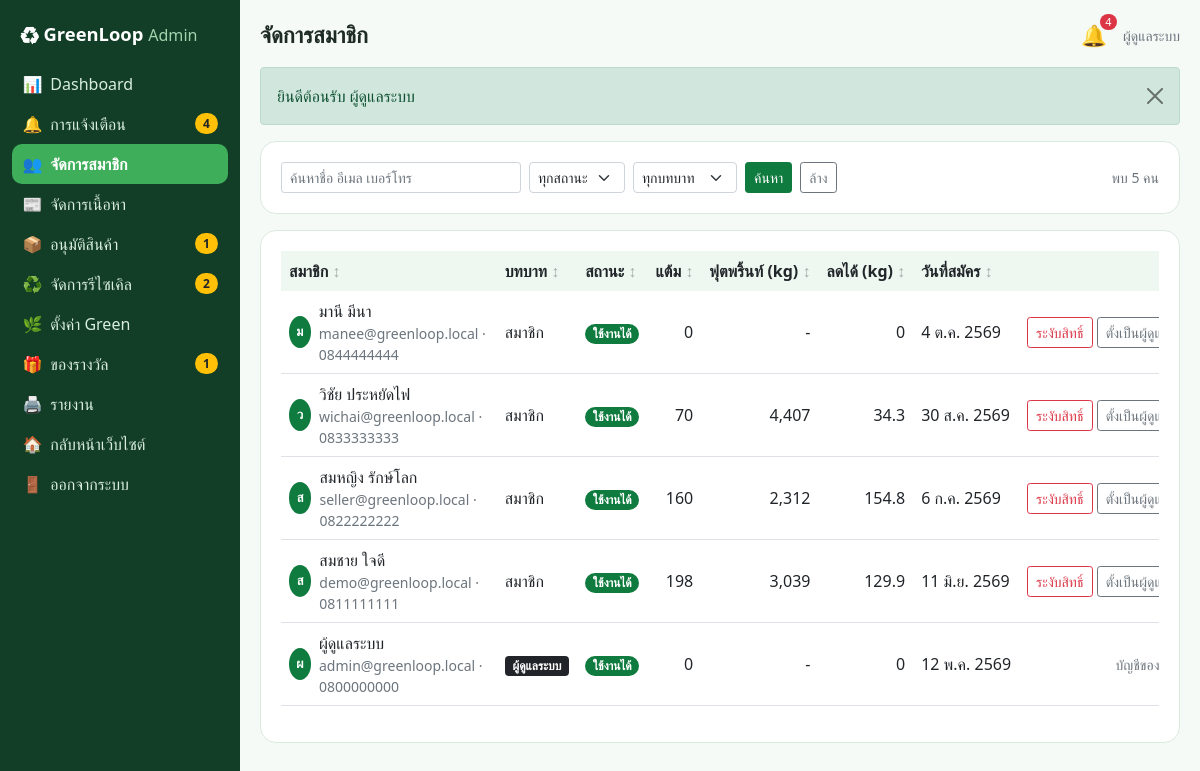
The page /admin/users.php (signed in) on the database its author committed.
### tables this page shows
CREATE TABLE users (
    id INT UNSIGNED AUTO_INCREMENT PRIMARY KEY,
    name VARCHAR(100) NOT NULL,
    email VARCHAR(120) NOT NULL,
    phone VARCHAR(10) NOT NULL DEFAULT '',
    address VARCHAR(255) NOT NULL DEFAULT '',
    avatar VARCHAR(150) NULL,
    password_hash VARCHAR(255) NOT NULL,
    secret_question VARCHAR(150) NOT NULL,
    secret_answer_hash VARCHAR(255) NOT NULL,
    role ENUM('user','admin') NOT NULL DEFAULT 'user',
    status ENUM('active','suspended') NOT NULL DEFAULT 'active',
    green_points INT UNSIGNED NOT NULL DEFAULT 0,
    created_at DATETIME NOT NULL DEFAULT CURRENT_TIMESTAMP,
    UNIQUE KEY uq_users_email (email)
);

### admin/users.php (the view, shortened to what this page needs)
<?php
require __DIR__ . '/../includes/init.php';
$admin = require_admin();
$where = ['1 = 1'];
$args = [];
$users = rows('SELECT u.*, (SELECT COALESCE(SUM(co2_saved_kg), 0) FROM green_activities a WHERE a.user_id = u.id) AS co2,
    (SELECT total_kg FROM carbon_footprints f WHERE f.user_id = u.id ORDER BY year DESC LIMIT 1) AS footprint
    FROM users u WHERE ' . implode(' AND ', $where) . ' ORDER BY u.id DESC', $args);
$title = 'จัดการสมาชิก';
require __DIR__ . '/../includes/admin_header.php';
?>
<form class="panel mb-3" method="get">
  <div class="d-flex gap-2 flex-wrap">
    <input type="search" name="q" class="form-control form-control-sm" style="width:240px" value="<?= e(get('q')) ?>" placeholder="ค้นหาชื่อ อีเมล เบอร์โทร" aria-label="ค้นหาสมาชิก">
    <select name="status" class="form-select form-select-sm" style="width:auto" aria-label="สถานะ"><option value="">ทุกสถานะ</option>
      <option value="active" <?= get('status') === 'active' ? 'selected' : '' ?>>ใช้งานได้</option><option value="suspended" <?= get('status') === 'suspended' ? 'selected' : '' ?>>ระงับสิทธิ์</option></select>
    <select name="role" class="form-select form-select-sm" style="width:auto" aria-label="บทบาท"><option value="">ทุกบทบาท</option>
      <option value="user" <?= get('role') === 'user' ? 'selected' : '' ?>>สมาชิก</option><option value="admin" <?= get('role') === 'admin' ? 'selected' : '' ?>>ผู้ดูแลระบบ</option></select>
    <button class="btn btn-success btn-sm">ค้นหา</button><a class="btn btn-outline-secondary btn-sm" href="<?= e(url('admin/users.php')) ?>">ล้าง</a>
    <span class="small text-muted ms-auto align-self-center">พบ <?= count($users) ?> คน</span>
  </div>
</form>
<div class="panel">
  <div class="table-responsive"><table class="table">
    <thead><tr><th data-sort>สมาชิก</th><th data-sort>บทบาท</th><th data-sort>สถานะ</th><th data-sort="num" class="text-end">แต้ม</th><th data-sort="num" class="text-end">ฟุตพริ้นท์ (kg)</th><th data-sort="num" class="text-end">ลดได้ (kg)</th><th data-sort>วันที่สมัคร</th><th></th></tr></thead>
    <tbody><?php foreach ($users as $t): ?>
      <tr><td><div class="d-flex align-items-center gap-2"><?= avatar_html($t, 32) ?><div><?= e($t['name']) ?><div class="small text-muted"><?= e($t['email']) ?> · <?= e($t['phone']) ?></div></div></div></td>
        <td><?= $t['role'] === 'admin' ? '<span class="badge bg-dark">ผู้ดูแลระบบ</span>' : 'สมาชิก' ?></td><td><?= badge($t['status']) ?></td>
        <td class="text-end"><?= number_format($t['green_points']) ?></td><td class="text-end"><?= $t['footprint'] !== null ? num($t['footprint'], 0) : '-' ?></td><td class="text-end"><?= num($t['co2'], 1) ?></td>
        <td data-value="<?= e($t['created_at']) ?>" class="text-nowrap"><?= thai_date($t['created_at'], false) ?></td>
        <td class="text-end text-nowrap"><?php if ((int) $t['id'] !== (int) $admin['id']): ?>
          <form method="post" class="d-inline" data-confirm="<?= $t['status'] === 'active' ? 'ระงับสิทธิ์สมาชิกคนนี้? สมาชิกจะเข้าสู่ระบบไม่ได้' : 'ยกเลิกการระงับสิทธิ์สมาชิกคนนี้?' ?>">
            <button class="btn btn-sm <?= $t['status'] === 'active' ? 'btn-outline-danger' : 'btn-success' ?>"><?= $t['status'] === 'active' ? 'ระงับสิทธิ์' : 'ยกเลิกระงับ' ?></button></form>
          <form method="post" class="d-inline" data-confirm="เปลี่ยนบทบาทของสมาชิกคนนี้?"><?= csrf_field() ?><input type="hidden" name="id" value="<?= $t['id'] ?>"><input type="hidden" name="action" value="role">
            <button class="btn btn-sm btn-outline-secondary"><?= $t['role'] === 'admin' ? 'ลดเป็นสมาชิก' : 'ตั้งเป็นผู้ดูแล' ?></button></form>
        <?php else: ?><span class="small text-muted">บัญชีของคุณ</span><?php endif; ?></td></tr>
    <?php endforeach; ?></tbody>
  </table></div>
</div>
<?php require __DIR__ . '/../includes/admin_footer.php'; ?>

### includes/admin_header.php (shortened to what this page needs)
<?php
$self = basename($_SERVER['SCRIPT_NAME']);
$unread = (int) val('SELECT COUNT(*) FROM notifications WHERE is_read = 0');
$pending = [
    'products.php' => (int) val("SELECT COUNT(*) FROM products WHERE status = 'pending'"),
    'recycles.php' => (int) val("SELECT COUNT(*) FROM recycle_requests WHERE status IN ('pending', 'accepted')"),
    'rewards.php' => (int) val("SELECT COUNT(*) FROM redemptions WHERE status = 'pending'"),
    'notifications.php' => $unread,
];
$menu = [
    'index.php' => ['📊', 'Dashboard'],
    'notifications.php' => ['🔔', 'การแจ้งเตือน'],
    'users.php' => ['👥', 'จัดการสมาชิก'],
    'contents.php' => ['📰', 'จัดการเนื้อหา'],
    'products.php' => ['📦', 'อนุมัติสินค้า'],
    'recycles.php' => ['♻️', 'จัดการรีไซเคิล'],
    'green.php' => ['🌿', 'ตั้งค่า Green'],
    'rewards.php' => ['🎁', 'ของรางวัล'],
    'reports.php' => ['🖨️', 'รายงาน'],
];
?>
<!doctype html>
<html lang="th">
<head>
<link href="<?= e(url('assets/vendor/bootstrap.min.css')) ?>" rel="stylesheet">
<link href="<?= e(url('assets/css/style.css')) ?>?v=1" rel="stylesheet">
</head>
<body class="admin">
<div class="admin-shell">
  <aside class="admin-side">
    <a class="brand" href="<?= e(url('admin/index.php')) ?>">♻ GreenLoop <small>Admin</small></a>
    <nav>
    <?php foreach ($menu as $file => $m): ?>
      <a class="item <?= $self === $file ? 'active' : '' ?>" href="<?= e(url('admin/' . $file)) ?>"><span><?= $m[0] ?></span> <?= $m[1] ?>
        <?php if (!empty($pending[$file])): ?><span class="badge rounded-pill bg-warning text-dark"><?= $pending[$file] ?></span><?php endif; ?></a>
    <?php endforeach; ?>
      <a class="item" href="<?= e(url('index.php')) ?>"><span>🏠</span> กลับหน้าเว็บไซต์</a>
      <form method="post" action="<?= e(url('logout.php')) ?>"><?= csrf_field() ?><button class="item"><span>🚪</span> ออกจากระบบ</button></form>
    </nav>
  </aside>
  <div class="admin-main">
    <div class="admin-top">
      <h1><?= e(isset($title) ? $title : 'Admin') ?></h1>
      <div class="d-flex align-items-center gap-3">
        <a class="bell" href="<?= e(url('admin/notifications.php')) ?>" title="การแจ้งเตือน">🔔<?php if ($unread): ?><span class="dot"><?= $unread ?></span><?php endif; ?></a>
        <span class="small text-muted"><?= e(user()['name']) ?></span>
      </div>
    </div>
    <?php if (!empty($_SESSION['flash'])): foreach ($_SESSION['flash'] as $flashMsg): ?>
      <div class="alert alert-<?= e($flashMsg[0]) ?> alert-dismissible fade show" role="alert"><?= e($flashMsg[1]) ?><button type="button" class="btn-close" data-bs-dismiss="alert" aria-label="ปิด"></button></div>
    <?php endforeach; unset($_SESSION['flash']); endif; ?>

### includes/init.php (shortened to what this page needs)
<?php
function db()
{
    static $pdo = null;
    if ($pdo === null) {
        $c = require ROOT_PATH . '/config.php';
        try {
            $pdo = new PDO(
                "mysql:host={$c['db_host']};port={$c['db_port']};dbname={$c['db_name']};charset=utf8mb4",
                $c['db_user'],
                $c['db_pass'],
                [
                    PDO::ATTR_ERRMODE => PDO::ERRMODE_EXCEPTION,
                    PDO::ATTR_DEFAULT_FETCH_MODE => PDO::FETCH_ASSOC,
                    PDO::ATTR_EMULATE_PREPARES => false,
                ]
            );
            $pdo->exec("SET time_zone = '+07:00'");
        } catch (PDOException $ex) {
            http_response_code(500);
            exit('<h3>เชื่อมต่อฐานข้อมูลไม่ได้</h3><p>กรุณานำเข้าไฟล์ <code>database.sql</code> และตรวจสอบการตั้งค่าใน <code>config.php</code></p>');
        }
    }
    return $pdo;
}
function q($sql, $params = [])
{
    $st = db()->prepare($sql);
    $st->execute($params);
    return $st;
}
function row($sql, $params = [])
{
    $r = q($sql, $params)->fetch();
    return $r ?: null;
}
function rows($sql, $params = [])
{
    return q($sql, $params)->fetchAll();
}
function val($sql, $params = [])
{
    return q($sql, $params)->fetchColumn();
}
function e($s)
{
    return htmlspecialchars((string) $s, ENT_QUOTES, 'UTF-8');
}
function url($path = '')
{
    return BASE_URL . '/' . ltrim($path, '/');
}
function get($key, $default = '')
{
    return isset($_GET[$key]) && is_string($_GET[$key]) ? trim($_GET[$key]) : $default;
}
function num($n, $dec = 2)
{
    $s = number_format((float) $n, $dec);
    return $dec > 0 ? rtrim(rtrim($s, '0'), '.') : $s;
}
function thai_date($dt, $time = true)
{
    $t = strtotime($dt);
    $m = ['', 'ม.ค.', 'ก.พ.', 'มี.ค.', 'เม.ย.', 'พ.ค.', 'มิ.ย.', 'ก.ค.', 'ส.ค.', 'ก.ย.', 'ต.ค.', 'พ.ย.', 'ธ.ค.'];
    return date('j', $t) . ' ' . $m[(int) date('n', $t)] . ' ' . (date('Y', $t) + 543) . ($time ? ' ' . date('H:i', $t) : '');
}
function badge($status)
{
    $s = isset(STATUS_LABELS[$status]) ? STATUS_LABELS[$status] : [$status, 'secondary'];
    return '<span class="badge rounded-pill bg-' . $s[1] . ($s[1] === 'warning' || $s[1] === 'info' ? ' text-dark' : '') . '">' . e($s[0]) . '</span>';
}
function user()
{
    static $u = false;
    if ($u === false) {
        $u = empty($_SESSION['uid']) ? null : row('SELECT * FROM users WHERE id = ?', [$_SESSION['uid']]);
    }
    return $u;
}
function require_login()
{
    if (!user()) {
        $_SESSION['after_login'] = $_SERVER['REQUEST_URI'];
        flash('กรุณาเข้าสู่ระบบก่อนใช้งาน', 'warning');
        redirect('login.php');
    }
    return user();
}
function require_admin()
{
    $u = require_login();
    return $u;
}
function avatar_html($u, $size = 36)
{
    return '<span class="avatar avatar-text" style="width:' . $size . 'px;height:' . $size . 'px;font-size:' . round($size * .42) . 'px">' . e(mb_substr($u['name'], 0, 1)) . '</span>';
}

### assets/css/style.css (style rules this page uses)
:root { --gl-green: #0f7b3f; --gl-green-2: #3fae5a; --gl-soft: #eef7f0; --gl-line: #dbeadf; --gl-ink: #1d2b22; }
body { font-family: "Leelawadee UI", "Sarabun", "TH Sarabun New", Tahoma, "Segoe UI", sans-serif; background: #f6faf7; color: var(--gl-ink); min-height: 100vh; display: flex; flex-direction: column; }
a { color: var(--gl-green); }
.btn-success { background: var(--gl-green); border-color: var(--gl-green); }
.bg-success { background-color: var(--gl-green) !important; }
.avatar { border-radius: 50%; object-fit: cover; }
.avatar-text { display: inline-grid; place-items: center; background: var(--gl-green); color: #fff; font-weight: 600; }
.panel { background: #fff; border: 1px solid var(--gl-line); border-radius: 16px; padding: 1.25rem; }
.panel + .panel { margin-top: 1rem; }
.table { vertical-align: middle; }
.table thead th { white-space: nowrap; background: var(--gl-soft); border-bottom: 0; font-weight: 600; }
th[data-sort] { cursor: pointer; user-select: none; }
th[data-sort]::after { content: " ↕"; opacity: .35; }
.admin-shell { display: flex; min-height: 100vh; width: 100%; }
.admin-side { width: 240px; flex-shrink: 0; background: #123d26; color: #d9eedf; padding: 1rem .75rem; }
.admin-side .brand { display: block; color: #fff; font-weight: 700; font-size: 1.15rem; text-decoration: none; padding: .25rem .5rem 1rem; }
.admin-side .brand small { color: #9fd3ae; font-weight: 500; }
.admin-side .item { display: flex; align-items: center; gap: .5rem; width: 100%; color: #d9eedf; text-decoration: none; padding: .5rem .65rem; border-radius: 10px; border: 0; background: none; text-align: left; white-space: nowrap; }
.admin-side .item.active { background: var(--gl-green-2); color: #fff; font-weight: 600; }
.admin-side .item .badge { margin-left: auto; }
.admin-main { flex: 1; min-width: 0; padding: 1.25rem; }
.admin-top { display: flex; justify-content: space-between; align-items: center; margin-bottom: 1rem; gap: 1rem; }
.admin-top h1 { font-size: 1.4rem; font-weight: 700; margin: 0; }
.bell { position: relative; font-size: 1.3rem; text-decoration: none; }
.bell .dot { position: absolute; top: -6px; right: -10px; background: #dc3545; color: #fff; font-size: .68rem; border-radius: 999px; padding: 0 .35rem; }

### rows shown on the page
users: name "ผู้ดูแลระบบ", name "ผ", email "admin@greenloop.local", phone "0800000000", role "ผู้ดูแลระบบ", status "ใช้งานได้", green_points "0", co2 "0", created_at "12 พ.ค. 2569", shows "บัญชีของคุณ"
users: name "ม", name "มานี มีนา", email "manee@greenloop.local", phone "0844444444", role "สมาชิก", status "ใช้งานได้", green_points "0", co2 "0", created_at "4 ต.ค. 2569", shows "ระงับสิทธิ์"
users: name "ว", name "วิชัย ประหยัดไฟ", email "wichai@greenloop.local", phone "0833333333", role "สมาชิก", status "ใช้งานได้", green_points "70", footprint "4,407", co2 "34.3", created_at "30 ส.ค. 2569", shows "ระงับสิทธิ์"
users: name "ส", name "สมหญิง รักษ์โลก", email "seller@greenloop.local", phone "0822222222", role "สมาชิก", status "ใช้งานได้", green_points "160", footprint "2,312", co2 "154.8", created_at "6 ก.ค. 2569", shows "ระงับสิทธิ์"
users: name "ส", name "สมชาย ใจดี", email "demo@greenloop.local", phone "0811111111", role "สมาชิก", status "ใช้งานได้", green_points "198", footprint "3,039", co2 "129.9", created_at "11 มิ.ย. 2569", shows "ระงับสิทธิ์"

### other values the page prints
$m[0] "📊"
$m[1] "Dashboard"
$m[0] "🔔"
$m[1] "การแจ้งเตือน"
$pending[$file] "4"
$m[0] "👥"
$m[1] "จัดการสมาชิก"
$m[0] "📰"
$m[1] "จัดการเนื้อหา"
$m[0] "📦"
$m[1] "อนุมัติสินค้า"
$pending[$file] "1"
$m[0] "♻️"
$m[1] "จัดการรีไซเคิล"
$pending[$file] "2"
